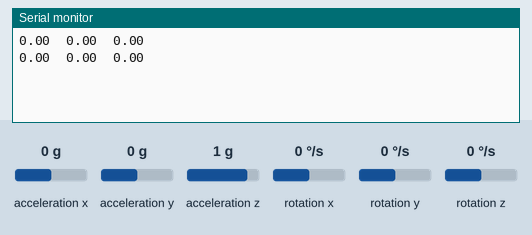
The sketch below on a simulated Arduino Uno, built with avr-gcc and run on an emulated ATmega328P. Parts: the last lines printed to the serial monitor. Inputs (shaded band) come from the test bench; at power-on: acceleration z 1 g, acceleration x 0 g, acceleration y 0 g, rotation x 0 °/s, rotation y 0 °/s, rotation z 0 °/s.

Above: at 1.2 s.
1.3 s: acceleration z set to 0 g
At 2.8 s:
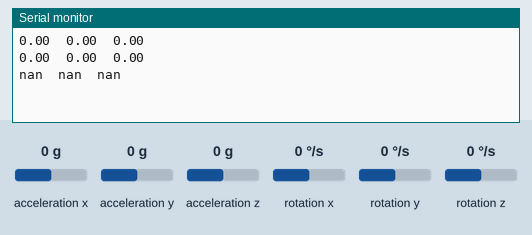
4.5 s: acceleration x set to -1.4 g
At 5.8 s:
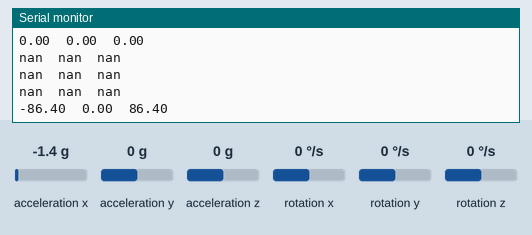
6.0 s: acceleration y set to -1.4 g
At 6.9 s:
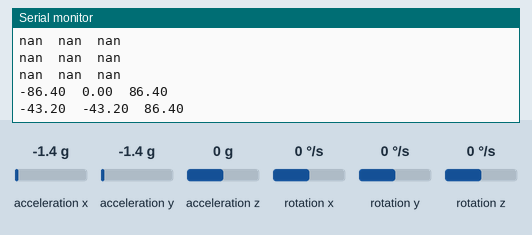
7.5 s: rotation x set to -192 °/s
At 8.8 s:
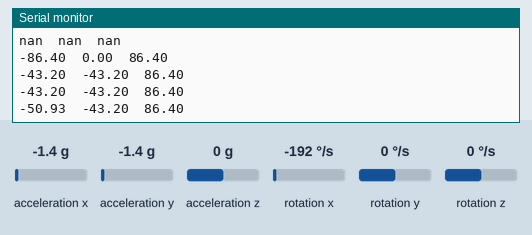
9.0 s: rotation y set to -192 °/s
At 9.9 s:
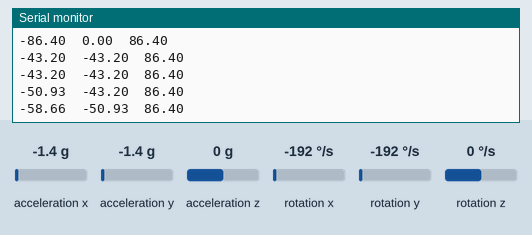
Timing chart, 0 to 11.5 s (numbered marks = the images above; inputs shaded):
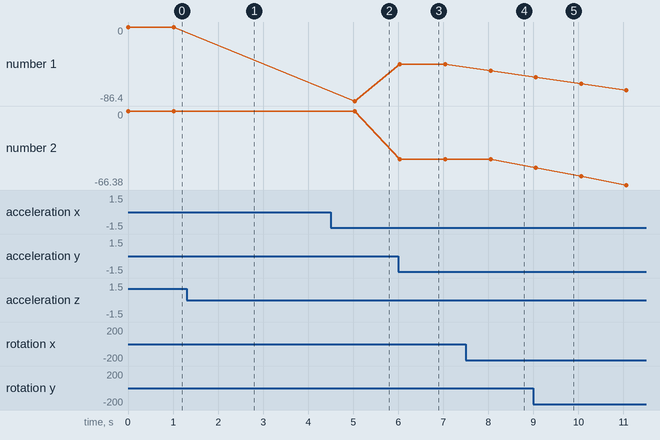

The sketch:

my_mpu.ino
```cpp
#include "I2Cdev.h"
#include "MPU6050.h"
#include "Wire.h"

MPU6050 accelgyro;

int16_t ax, ay, az, gx, gy, gz;

double timeStep, time, timePrev;
double arx, ary, arz, grx, gry, grz, gsx, gsy, gsz, rx, ry, rz;

int i;
double gyroScale = 131;

void setup() {

  Wire.begin();
  Serial.begin(9600);
  accelgyro.initialize();

  time = millis();

  i = 1;

}

void loop() {

  // set up time for integration
  timePrev = time;
  time = millis();
  timeStep = (time - timePrev) / 1000; // time-step in s

  // collect readings
  accelgyro.getMotion6(&ax, &ay, &az, &gx, &gy, &gz);

  // apply gyro scale from datasheet
  gsx = gx/gyroScale;   gsy = gy/gyroScale;   gsz = gz/gyroScale;

  // calculate accelerometer angles

  arx = (180/3.141592) * atan(ax / sqrt(pow(ay, 2) + pow(az, 2)));
  ary = (180/3.141592) * atan(ay / sqrt(pow(ax, 2) + pow(az, 2)));
  arz = (180/3.141592) * atan(sqrt(square(ay) + square(ax)) / az);

  // set initial values equal to accel values
  if (i == 1) {
    grx = arx;
    gry = ary;
    grz = arz;
  }
  // integrate to find the gyro angle
  else{
    grx = grx + (timeStep * gsx);
    gry = gry + (timeStep * gsy);
    grz = grz + (timeStep * gsz);
  }

  // apply filter
  rx = (0.96 * arx) + (0.04 * grx);
  ry = (0.96 * ary) + (0.04 * gry);
  rz = (0.96 * arz) + (0.04 * grz);

  // print result
//  Serial.print(i);   Serial.print("\t");
//  Serial.print(timePrev);   Serial.print("\t");
//  Serial.print(time);   Serial.print("\t");
//  Serial.print(timeStep, 5);   Serial.print("\t\t");
//  Serial.print(ax);   Serial.print("\t");
//  Serial.print(ay);   Serial.print("\t");
//  Serial.print(az);   Serial.print("\t\t");
//  Serial.print(gx);   Serial.print("\t");
//  Serial.print(gy);   Serial.print("\t");
//  Serial.print(gz);   Serial.print("\t\t");
//  Serial.print(arx);   Serial.print("\t");
//  Serial.print(ary);   Serial.print("\t");
//  Serial.print(arz);   Serial.print("\t\t");
//  Serial.print(grx);   Serial.print("\t");
//  Serial.print(gry);   Serial.print("\t");
//  Serial.print(grz);   Serial.print("\t\t");
  Serial.print(rx);   Serial.print("\t");
  Serial.print(ry);   Serial.print("\t");
  Serial.println(rz);

  i = i + 1;
  delay(1000);

}
```

Measured:
- after the input at 1.3 s, the serial monitor: prints a new line after 0.72 s (image 1)
- after the input at 4.5 s, the serial monitor: prints a new line after 0.53 s (image 2)
- after the input at 6.0 s, the serial monitor: prints a new line at once (image 3)
- after the input at 7.5 s, the serial monitor: prints a new line after 0.55 s (image 4)
- after the input at 9.0 s, the serial monitor: prints a new line after 0.05 s (image 5)
- plotted number 1: 0 → -86.4 after the input at 4.5 s, -86.4 → -43.2 after the input at 6.0 s, -43.2 → -50.93 after the input at 7.5 s
- plotted number 2: 0 → -43.2 after the input at 6.0 s
